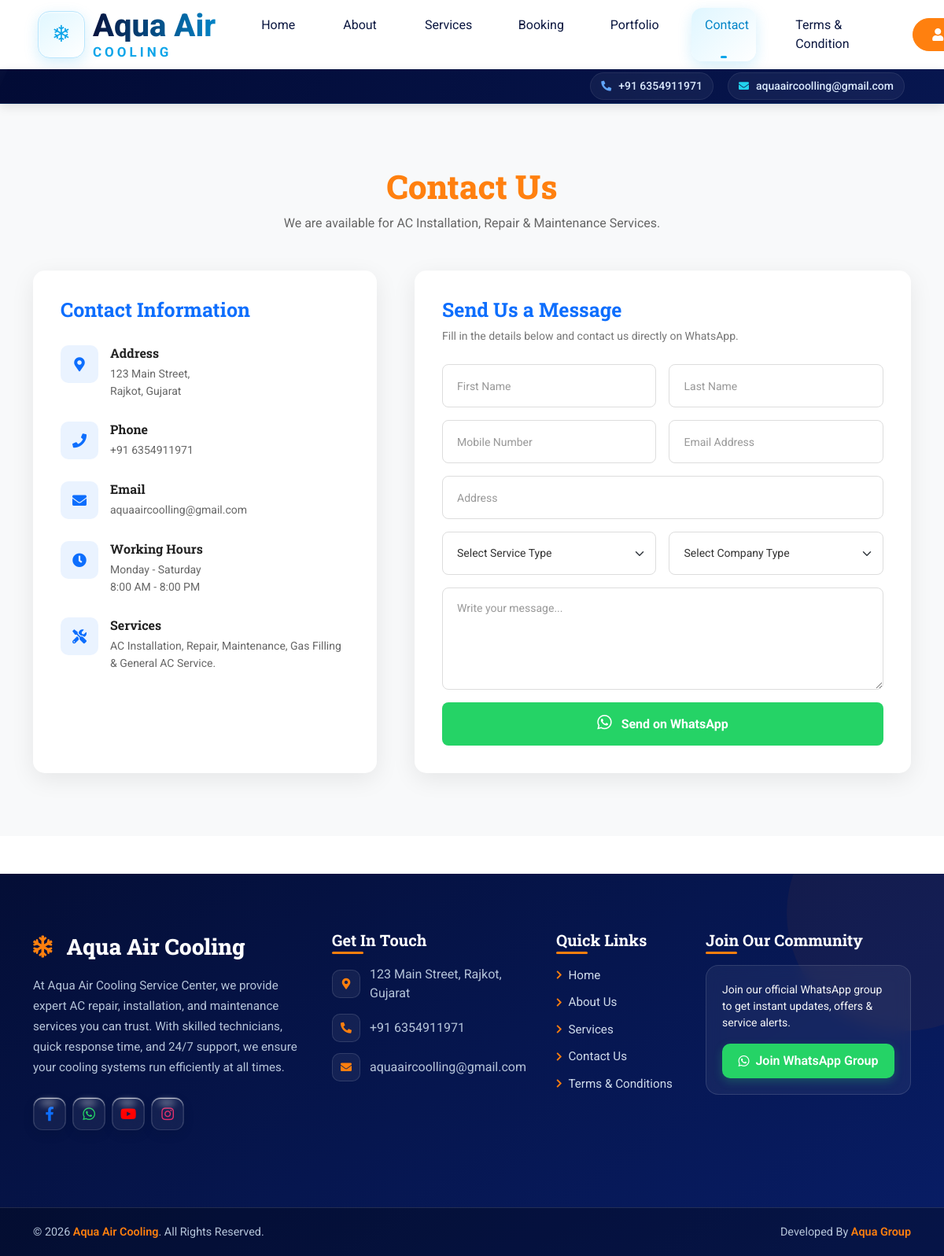
The page /contact.php on the database its author committed.
### tables this page shows
CREATE TABLE IF NOT EXISTS `contact_info` (
  `id` int(11) NOT NULL DEFAULT 1,
  `page_heading` varchar(255) NOT NULL DEFAULT 'Contact Us',
  `page_subheading` varchar(255) NOT NULL DEFAULT 'We are available for AC Installation, Repair & Maintenance Services.',
  `address` text NOT NULL,
  `phone` varchar(50) NOT NULL DEFAULT '+91 6354911971',
  `email` varchar(100) NOT NULL DEFAULT 'aquaaircooling@gmail.com',
  `working_hours` text NOT NULL,
  `services_text` text NOT NULL,
  `whatsapp_number` varchar(50) NOT NULL DEFAULT '916354911971',
  `updated_at` timestamp NOT NULL DEFAULT current_timestamp() ON UPDATE current_timestamp(),
  PRIMARY KEY (`id`)
);

### contact.php (the view, shortened to what the rows shown need)
<?php
require_once 'includes/config.php';
$contact_data = [
    'page_heading' => 'Contact Us',
    'page_subheading' => 'We are available for AC Installation, Repair & Maintenance Services.',
    'address' => "123 Main Street,\nRajkot, Gujarat",
    'phone' => '+91 6354911971',
    'email' => 'aquaaircoolling@gmail.com',
    'working_hours' => "Monday - Saturday\n8:00 AM - 8:00 PM",
    'services_text' => 'AC Installation, Repair, Maintenance, Gas Filling & General AC Service.',
    'whatsapp_number' => '916354911971'
];
$c_query = mysqli_query($conn, "SELECT * FROM contact_info WHERE id = 1");
if ($c_query && mysqli_num_rows($c_query) > 0) {
    $row = mysqli_fetch_assoc($c_query);
    foreach ($row as $k => $v) {
        if (!empty($v)) {
            $contact_data[$k] = $v;
        }
    }
}
?>
<!DOCTYPE html>
<html lang="en">
<head>
    <link
        href="https://cdnjs.cloudflare.com/ajax/libs/font-awesome/5.10.0/css/all.min.css"
        rel="stylesheet"
    >
    <link
        href="https://cdn.jsdelivr.net/npm/bootstrap-icons@1.4.1/font/bootstrap-icons.css"
        rel="stylesheet"
    >
    <link
        href="lib/animate/animate.min.css"
        rel="stylesheet"
    >
    <link
        href="css/bootstrap.min.css"
        rel="stylesheet"
    >
    <link
        href="css/style.css"
        rel="stylesheet"
    >
</head>
<body>
<?php include 'includes/topbar.php'; ?>
<section class="contact-section">
    <div class="container">
        <div class="contact-title text-center mb-5">
            <h1 class="text-primary">
                <?php echo htmlspecialchars($contact_data['page_heading']); ?>
            </h1>
            <p>
                <?php echo htmlspecialchars($contact_data['page_subheading']); ?>
            </p>
        </div>
        <div class="row g-5 align-items-stretch">
            <div class="col-lg-5">
                <div class="contact-info-box">
                    <div class="contact-info-item">
                        <div class="contact-info-content">
                            <h5>
                                Address
                            </h5>
                            <p>
                                <?php echo nl2br(htmlspecialchars($contact_data['address'])); ?>
                            </p>
                        </div>
                    </div>
                    <div class="contact-info-item">
                        <div class="contact-info-content">
                            <p>
                                <a href="tel:<?php echo preg_replace('/[^0-9+]/', '', $contact_data['phone']); ?>">
                                    <?php echo htmlspecialchars($contact_data['phone']); ?>
                                </a>
                            </p>
                        </div>
                    </div>
                    <div class="contact-info-item">
                        <div class="contact-info-content">
                            <p>
                                <a href="mailto:<?php echo htmlspecialchars($contact_data['email']); ?>">
                                    <?php echo htmlspecialchars($contact_data['email']); ?>
                                </a>
                            </p>
                        </div>
                    </div>
                    <div class="contact-info-item">
                        <div class="contact-info-content">
                            <h5>
                                Working Hours
                            </h5>
                            <p>
                                <?php echo nl2br(htmlspecialchars($contact_data['working_hours'])); ?>
                            </p>
                        </div>
                    </div>
                    <div class="contact-info-item mb-0">
                        <div class="contact-info-content">
                            <h5>
                                Services
                            </h5>
                            <p>
                                <?php echo nl2br(htmlspecialchars($contact_data['services_text'])); ?>
                            </p>
                        </div>
                    </div>
                </div>
            </div>
        </div>
    </div>
</section>
<?php include 'includes/footer.php'; ?>
</body>
</html>

### includes/topbar.php (shortened to what the rows shown need)
<?php
$topbar_phone = '+91 6354911971';
$topbar_email = 'aquaircooling@gmail.com';
if (isset($conn) && $conn) {
    $tb_q = mysqli_query($conn, "SELECT phone, email FROM contact_info WHERE id=1");
    if ($tb_q && $tb_row = mysqli_fetch_assoc($tb_q)) {
        if (!empty($tb_row['phone'])) $topbar_phone = $tb_row['phone'];
        if (!empty($tb_row['email'])) $topbar_email = $tb_row['email'];
    }
}
?>
<div class="topbar">
    <div class="topbar-content">
        <a href="tel:<?php echo preg_replace('/[^0-9+]/', '', $topbar_phone); ?>" class="topbar-item phone-item">
            <i class="fas fa-phone-alt"></i>
            <span><?php echo htmlspecialchars($topbar_phone); ?></span>
        </a>
        <a href="mailto:<?php echo htmlspecialchars($topbar_email); ?>" class="topbar-item email-item">
            <i class="fas fa-envelope"></i>
            <span><?php echo htmlspecialchars($topbar_email); ?></span>
        </a>
    </div>
</div>

### includes/footer.php (shortened to what the rows shown need)
<?php
$footer_address        = 'Rajkot, Gujarat, IND';
$footer_phone          = '+91 6354911971';
$footer_email          = 'aquaaircoolling@gmail.com';
if (isset($conn) && $conn) {
    $ft_contact_q = mysqli_query($conn, "SELECT address, phone, email, whatsapp_number FROM contact_info WHERE id = 1 LIMIT 1");
    if ($ft_contact_q && mysqli_num_rows($ft_contact_q) > 0) {
        $ft_row = mysqli_fetch_assoc($ft_contact_q);
        if (!empty($ft_row['address']))          $footer_address      = $ft_row['address'];
        if (!empty($ft_row['phone']))            $footer_phone        = $ft_row['phone'];
        if (!empty($ft_row['email']))            $footer_email        = $ft_row['email'];
    }
}
?>
<footer class="dynamic-footer mt-5 pt-5">
  <div class="container py-4">
    <div class="row g-4">
      <div class="col-lg-3 col-md-6 mb-4">
        <div class="contact-item">
          <div class="contact-icon"><i class="fas fa-map-marker-alt"></i></div>
          <span><?php echo htmlspecialchars($footer_address); ?></span>
        </div>
        <div class="contact-item">
          <div class="contact-icon"><i class="fas fa-phone-alt"></i></div>
          <span><?php echo htmlspecialchars($footer_phone); ?></span>
        </div>
        <div class="contact-item">
          <div class="contact-icon"><i class="fas fa-envelope"></i></div>
          <span><?php echo htmlspecialchars($footer_email); ?></span>
        </div>
      </div>
    </div>
  </div>
</footer>

### rows shown on the page
contact_info: phone "+91 6354911971", email "aquaaircoolling@gmail.com", page_heading "Contact Us", page_subheading "We are available for AC Installation, Repair & Maintenance Services.", address "123 Main Street, Rajkot, Gujarat", working_hours "Monday - Saturday 8:00 AM - 8:00 PM", services_text "AC Installation, Repair, Maintenance, Gas Filling & General AC Service."

### other values the page prints
$footer_company_name "Aqua Air Cooling"
$footer_copyright_name "Aqua Air Cooling"
$footer_developer_name "Aqua Group"
